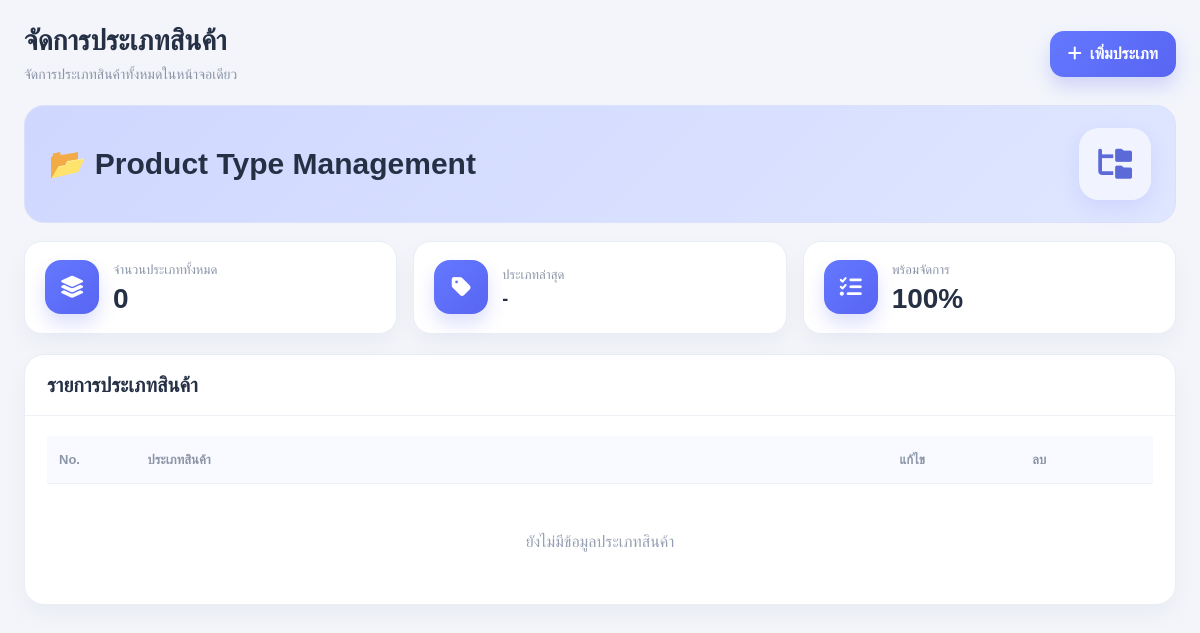
Before: /admin/type_list.php with the older database file.
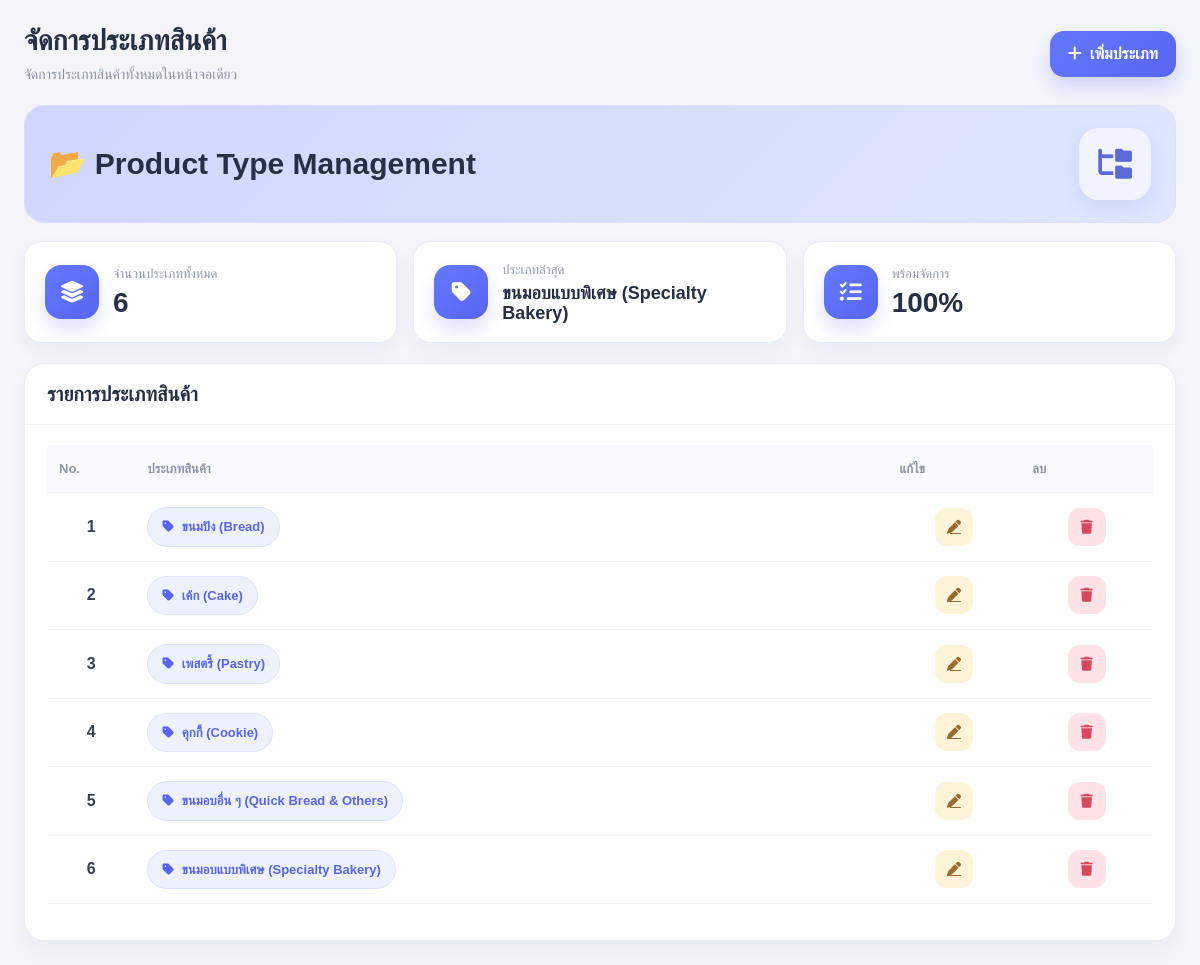
After: the same page with the newer database file.
### tables this page shows
CREATE TABLE `tbl_type` (
  `type_id` int(11) NOT NULL,
  `type_name` varchar(100) NOT NULL
);

### admin/type_list.php (the view, shortened to what this page needs)
<?php
include '../condb.php';
$stmtType = $conn->prepare("
    SELECT * FROM tbl_type
    ORDER BY type_id ASC
");
$stmtType->execute();
$resultType = $stmtType->fetchAll();
?>
<!DOCTYPE html>
<html lang="th">
<head>
    <link rel="stylesheet" href="https://cdn.jsdelivr.net/npm/bootstrap@5.3.0/dist/css/bootstrap.min.css">
    <link rel="stylesheet" href="https://cdn.datatables.net/1.13.4/css/dataTables.bootstrap5.min.css">
    <link rel="stylesheet" href="https://cdnjs.cloudflare.com/ajax/libs/font-awesome/6.4.0/css/all.min.css">
</head>
<body>
    <div class="container-fluid page-wrap">
        <div class="page-head">
            <div>
                <h1 class="page-title">จัดการประเภทสินค้า</h1>
                <div class="page-subtitle">จัดการประเภทสินค้าทั้งหมดในหน้าจอเดียว</div>
            </div>
            <div class="page-action">
                <a href="type.php?act=add" class="btn btn-add">
                    <i class="fas fa-plus me-2"></i>เพิ่มประเภท
                </a>
            </div>
        </div>
        <div class="hero-card">
            <div>
                <h2 class="hero-title">📂 Product Type Management</h2>
            </div>
            <div class="hero-icon">
                <i class="fas fa-folder-tree"></i>
            </div>
        </div>
        <div class="stats-row">
            <div class="stat-card">
                <div class="stat-icon"><i class="fas fa-layer-group"></i></div>
                <div>
                    <div class="stat-label">จำนวนประเภททั้งหมด</div>
                    <div class="stat-value"><?= number_format(count($resultType)) ?></div>
                </div>
            </div>
            <div class="stat-card">
                <div class="stat-icon"><i class="fas fa-tag"></i></div>
                <div>
                    <div class="stat-label">ประเภทล่าสุด</div>
                    <div class="stat-value" style="font-size:18px;">
                        <?= !empty($resultType) ? htmlspecialchars($resultType[count($resultType) - 1]['type_name']) : '-' ?>
                    </div>
                </div>
            </div>
            <div class="stat-card">
                <div class="stat-icon"><i class="fas fa-list-check"></i></div>
                <div>
                    <div class="stat-label">พร้อมจัดการ</div>
                    <div class="stat-value">100%</div>
                </div>
            </div>
        </div>
        <div class="main-card">
            <div class="card-head">
                <div>
                    <h3 class="card-title">รายการประเภทสินค้า</h3>
                </div>
            </div>
            <div class="card-body-custom">
                <div class="table-responsive">
                    <table id="example1" class="table align-middle table-modern w-100">
                        <thead>
                            <tr>
                                <th style="width: 8%;">No.</th>
                                <th>ประเภทสินค้า</th>
                                <th style="width: 12%;">แก้ไข</th>
                                <th style="width: 12%;">ลบ</th>
                            </tr>
                        </thead>
                        <tbody>
                            <?php $runNumber = 1; ?>
                            <?php foreach ($resultType as $row_type): ?>
                            <tr>
                                <td class="text-center fw-bold"><?= $runNumber++; ?></td>
                                <td>
                                    <span class="type-badge">
                                        <i class="fas fa-tag"></i>
                                        <?= htmlspecialchars($row_type['type_name']); ?>
                                    </span>
                                </td>
                                <td class="text-center">
                                    <a href="type.php?act=edit&type_id=<?= (int)$row_type['type_id']; ?>"
                                        class="btn-action btn-edit" title="แก้ไข">
                                        <i class="fas fa-pen"></i>
                                    </a>
                                </td>
                                <td class="text-center">
                                    <button class="btn-action btn-delete"
                                        onclick="confirmDelete('<?= (int)$row_type['type_id']; ?>')" title="ลบ">
                                        <i class="fas fa-trash"></i>
                                    </button>
                                </td>
                            </tr>
                            <?php endforeach; ?>
                        </tbody>
                    </table>
                    <?php if (empty($resultType)): ?>
                    <div class="empty-cover">ยังไม่มีข้อมูลประเภทสินค้า</div>
                    <?php endif; ?>
                </div>
            </div>
        </div>
    </div>
</body>
</html>

### admin/type_list.php (style rules this page uses)
body { background: #f3f5fb; font-family: 'Prompt', sans-serif; color: #2f3542; }
.page-wrap { padding: 24px; }
.page-head { display: flex; justify-content: space-between; align-items: center; gap: 14px; flex-wrap: wrap; margin-bottom: 20px; }
.page-title { margin: 0; font-size: 28px; font-weight: 800; color: #253045; }
.page-subtitle { margin-top: 6px; font-size: 14px; color: #8a94a6; }
.page-action .btn-add { border: none; border-radius: 14px; padding: 11px 18px; font-weight: 700; background: linear-gradient(135deg, #6478ff, #5865f2); color: #fff; box-shadow: 0 10px 18px rgba(88, 101, 242, 0.22); }
.hero-card { background: linear-gradient(135deg, #cfd7ff 0%, #dfe6ff 100%); border-radius: 20px; border: 1px solid #d9e1fb; padding: 22px 24px; margin-bottom: 18px; display: flex; justify-content: space-between; align-items: center; gap: 18px; flex-wrap: wrap; }
.hero-title { margin: 0; font-size: 30px; font-weight: 800; color: #253045; }
.hero-icon { width: 72px; height: 72px; border-radius: 20px; background: rgba(255, 255, 255, 0.6); display: flex; align-items: center; justify-content: center; font-size: 30px; color: #5c6ad8; box-shadow: 0 8px 20px rgba(99, 102, 241, 0.12); }
.stats-row { display: grid; grid-template-columns: repeat(3, 1fr); gap: 16px; margin-bottom: 20px; }
.stat-card { background: #fff; border: 1px solid #e9edf5; border-radius: 18px; box-shadow: 0 10px 24px rgba(15, 23, 42, 0.04); padding: 18px 20px; display: flex; align-items: center; gap: 14px; }
.stat-icon { width: 54px; height: 54px; border-radius: 16px; background: linear-gradient(135deg, #6478ff, #5865f2); color: #fff; display: flex; align-items: center; justify-content: center; font-size: 22px; flex-shrink: 0; box-shadow: 0 10px 18px rgba(88, 101, 242, 0.20); }
.stat-label { color: #8b95a7; font-size: 13px; margin-bottom: 5px; }
.stat-value { font-size: 28px; font-weight: 800; color: #253045; line-height: 1.1; }
.main-card { background: #fff; border: 1px solid #e9edf5; border-radius: 20px; box-shadow: 0 10px 24px rgba(15, 23, 42, 0.04); overflow: hidden; }
.card-head { padding: 18px 22px; border-bottom: 1px solid #eef2f7; display: flex; justify-content: space-between; align-items: center; gap: 12px; flex-wrap: wrap; }
.card-title { margin: 0; font-size: 20px; font-weight: 800; color: #253045; }
.card-body-custom { padding: 20px 22px; }
.table-modern thead th, table.dataTable thead th { background: #f8faff !important; color: #8d96a8 !important; font-size: 13px; font-weight: 700; border-bottom: 1px solid #edf1f7 !important; padding: 14px 12px !important; }
.table-modern tbody td, table.dataTable tbody td { padding: 14px 12px !important; vertical-align: middle; border-bottom: 1px solid #f0f3f8; color: #364152; background: #fff; }
.table>:not(caption)>*>* { box-shadow: none !important; }
.type-badge { display: inline-flex; align-items: center; gap: 8px; background: #eef2ff; color: #5865f2; padding: 9px 14px; border-radius: 999px; font-size: 13px; font-weight: 700; border: 1px solid #dbe2ff; }
.btn-action { width: 38px; height: 38px; border: none; border-radius: 12px; display: inline-flex; align-items: center; justify-content: center; font-size: 14px; transition: 0.2s ease; }
.btn-edit { background: #fff4d8; color: #9a6a2f; }
.btn-delete { background: #ffe2e5; color: #d8485c; }
.empty-cover { padding: 30px; text-align: center; color: #96a0b2; }

Changed rows visible on the page:
added tbl_type: type_name "ขนมอบแบบพิเศษ (Specialty Bakery)"
added tbl_type: type_name "ขนมปัง (Bread)"
added tbl_type: type_name "เค้ก (Cake)"
added tbl_type: type_name "เพสตรี้ (Pastry)"
added tbl_type: type_name "คุกกี้ (Cookie)"
added tbl_type: type_name "ขนมอบอื่น ๆ (Quick Bread & Others)"
Other visible differences:
count($resultType): "0" → "6"
text no longer shown: "- ยังไม่มีข้อมูลประเภทสินค้า"
